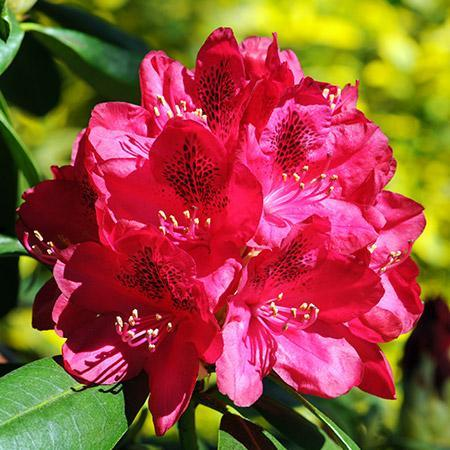
#> input picture Rhododendron.jpg, 450 x 450 px
$ python 15.cv_edges_thres.py
#> lines starting #> are read from the running program, lines starting #| are printed output that depends on the picture; after the words box and inside, x2 and y2 are one past the last pixel; in counts of white or black regions, pixels touching at a corner belong together
##libraries
import cv2

##load images
img = cv2.imread("Rhododendron.jpg", cv2.IMREAD_GRAYSCALE)
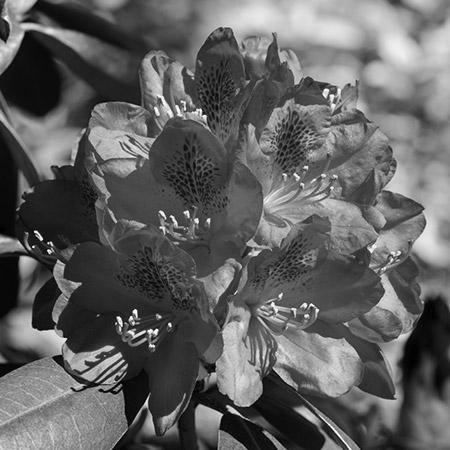
#> img: shape (450, 450); min 0, max 255, mean 97.1

if img is not None:
    ret, thresh_edges = cv2.threshold(img, 120, 255, cv2.THRESH_BINARY)
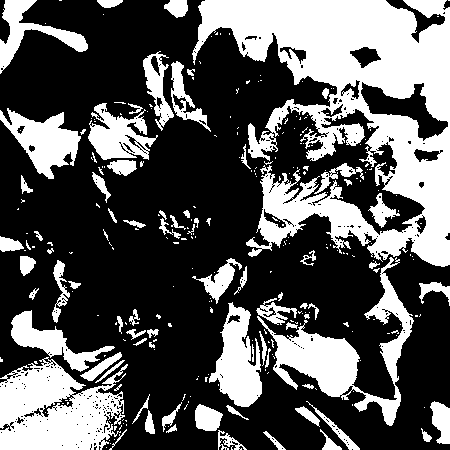
#> thresh_edges: shape (450, 450); 35.2% white; 282 white regions (204 under 20 px), largest, box (x1, y1, x2, y2) and area: (192, 0, 450, 267) 33414, (0, 357, 128, 450) 8043, (257, 257, 414, 426) 6317

    ##display
    cv2.imshow("Original Image", img)
    cv2.imshow("Threshold Image", thresh_edges)
    cv2.waitKey(0)
    cv2.destroyAllWindows()

$ run again, with AI.jpg copied over Rhododendron.jpg
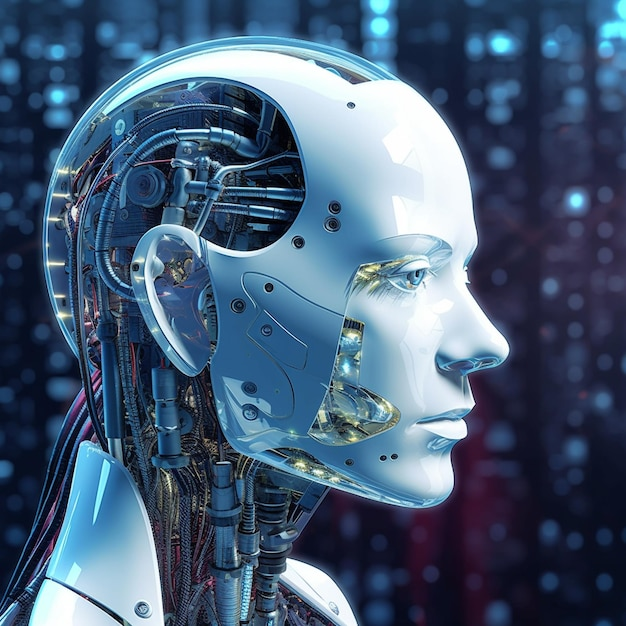
#> input picture AI.jpg, 626 x 626 px
#> `img = cv2.imread("Rhododendron.jpg", cv2.IMREAD_GRAYSCALE)`:
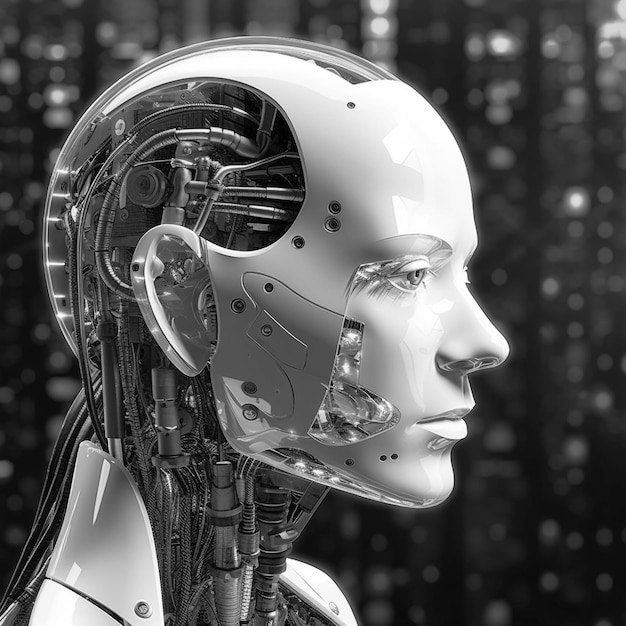
#> img: shape (626, 626); min 0, max 255, mean 89.3
#> `ret, thresh_edges = cv2.threshold(img, 120, 255, cv2.THRESH_BINARY)`:
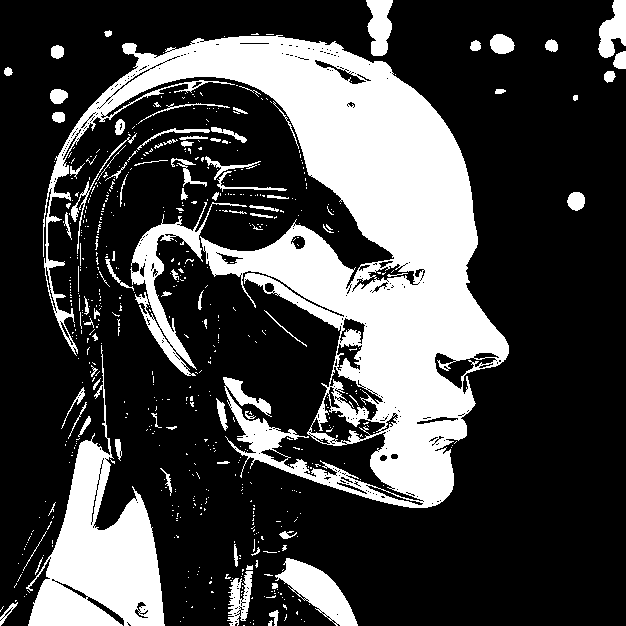
#> thresh_edges: shape (626, 626); 26.8% white; 631 white regions (542 under 20 px), largest, box (x1, y1, x2, y2) and area: (43, 35, 509, 508) 73249, (26, 345, 165, 626) 14648, (130, 202, 247, 376) 3614

$ run again, with rhodo.jpg copied over Rhododendron.jpg
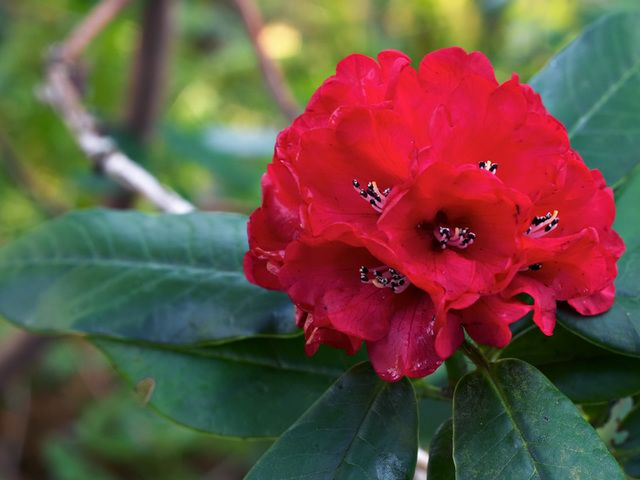
#> input picture rhodo.jpg, 640 x 480 px
#> `img = cv2.imread("Rhododendron.jpg", cv2.IMREAD_GRAYSCALE)`:
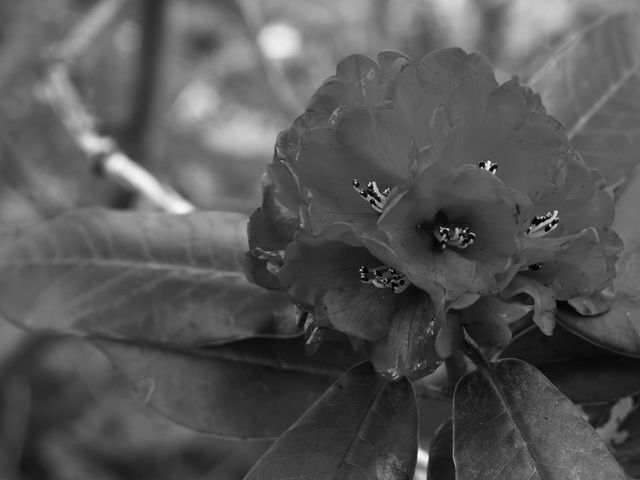
#> img: shape (480, 640); min 0, max 255, mean 85.9
#> `ret, thresh_edges = cv2.threshold(img, 120, 255, cv2.THRESH_BINARY)`:
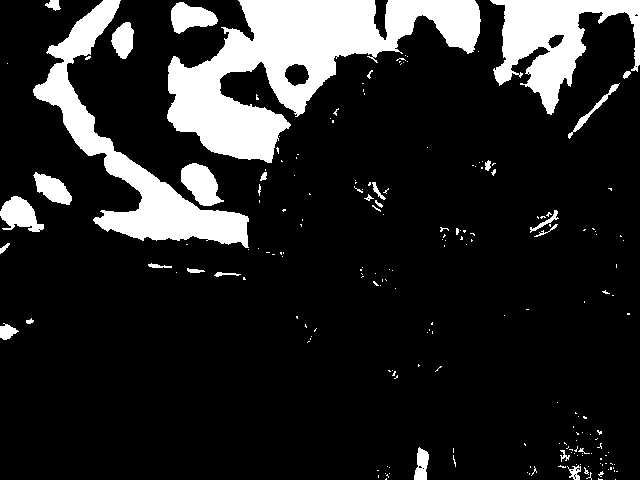
#> thresh_edges: shape (480, 640); 15.3% white; 203 white regions (173 under 20 px), largest, box (x1, y1, x2, y2) and area: (167, 0, 481, 163) 21665, (33, 0, 249, 248) 10882, (490, 0, 640, 115) 7632

$ run again, with NewTemiTea.png saved as Rhododendron.jpg
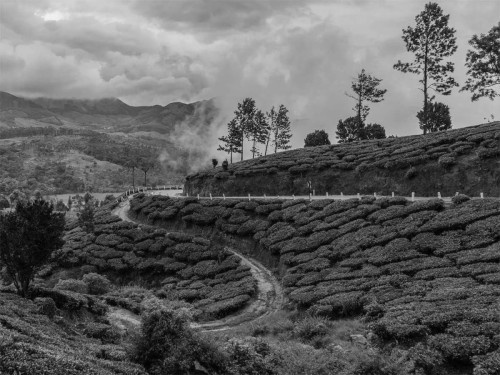
#> input picture NewTemiTea.png, 500 x 375 px
#> img is the input picture: shape (375, 500); min 0, max 242, mean 96.5
#> `ret, thresh_edges = cv2.threshold(img, 120, 255, cv2.THRESH_BINARY)`:
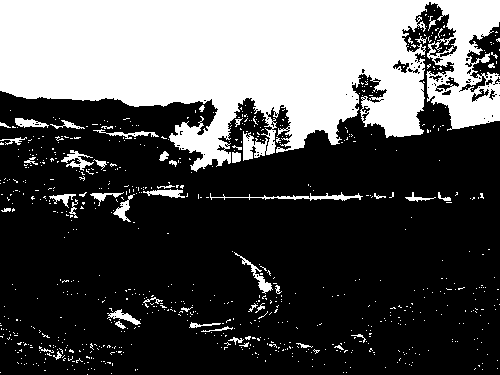
#> thresh_edges: shape (375, 500); 32.2% white; 789 white regions (742 under 20 px), largest, box (x1, y1, x2, y2) and area: (0, 0, 500, 172) 54891, (210, 192, 363, 201) 386, (234, 252, 273, 294) 263
